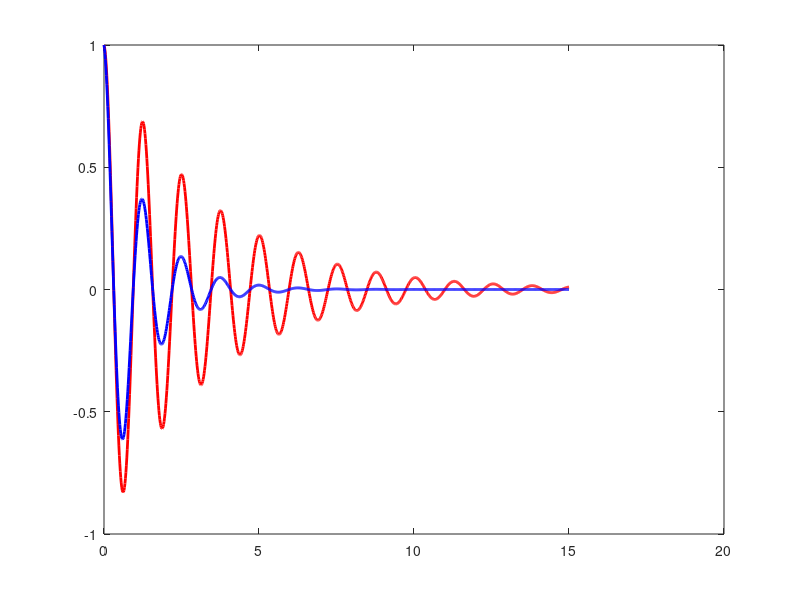

MATLAB code to generate this figure:
clear;
omega = 5;
curve = @(t,gamma) exp(-gamma*t).*cos(omega*t);

x=linspace(0,15,1000);
plot(x,curve(x,0.3),'r','LineWidth',2)

%%
hold on
plot(x,curve(x,0.8),'b','LineWidth',2)